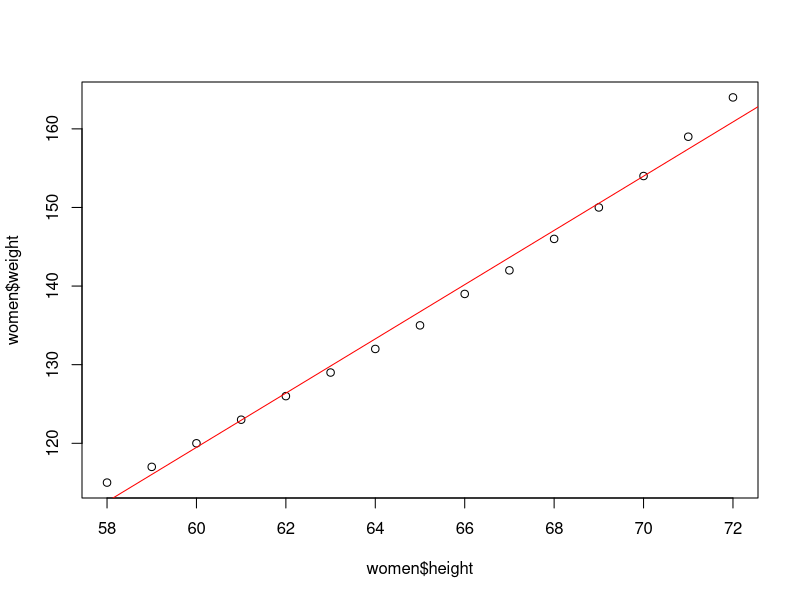
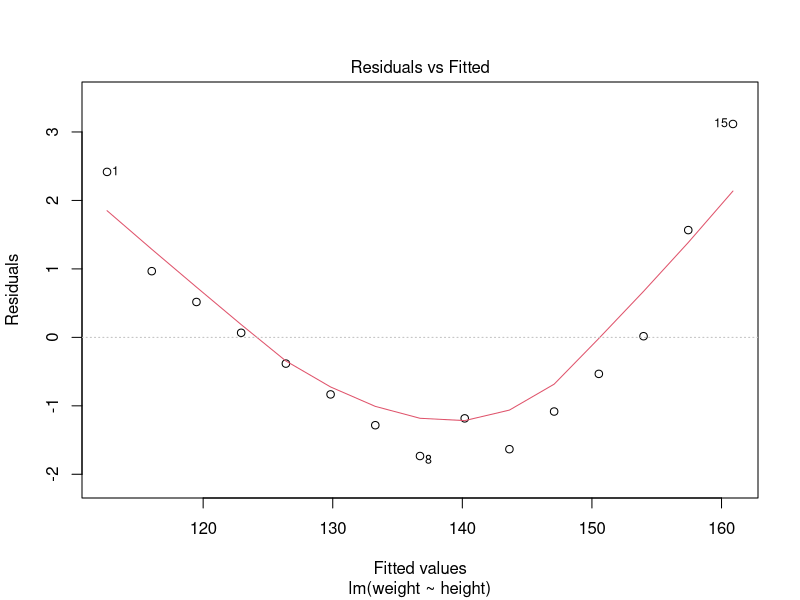
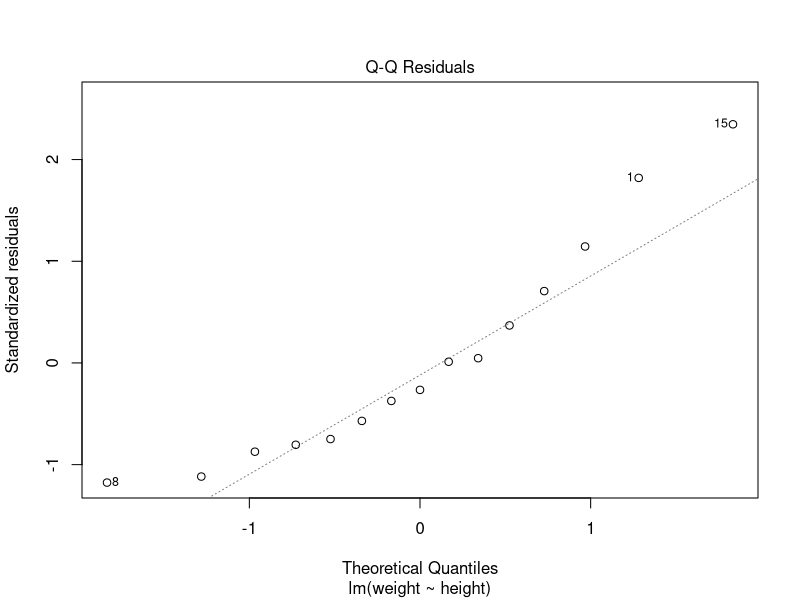
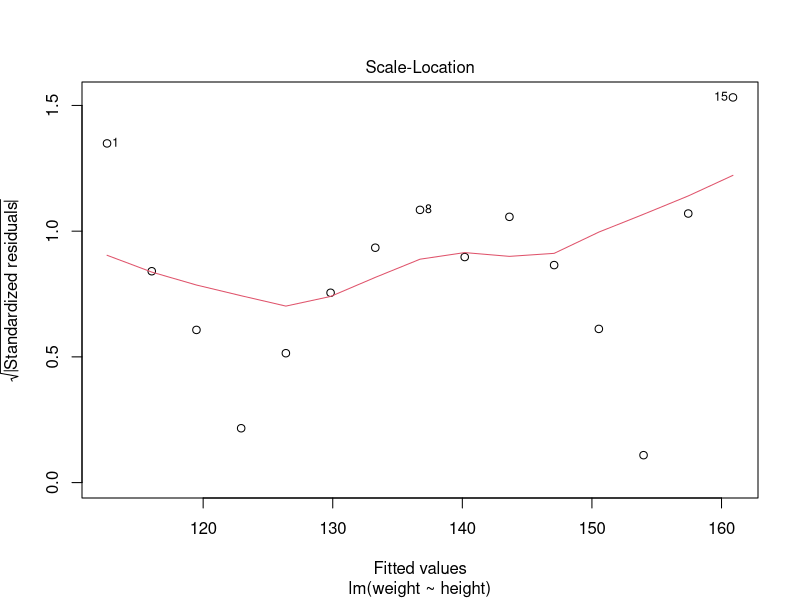
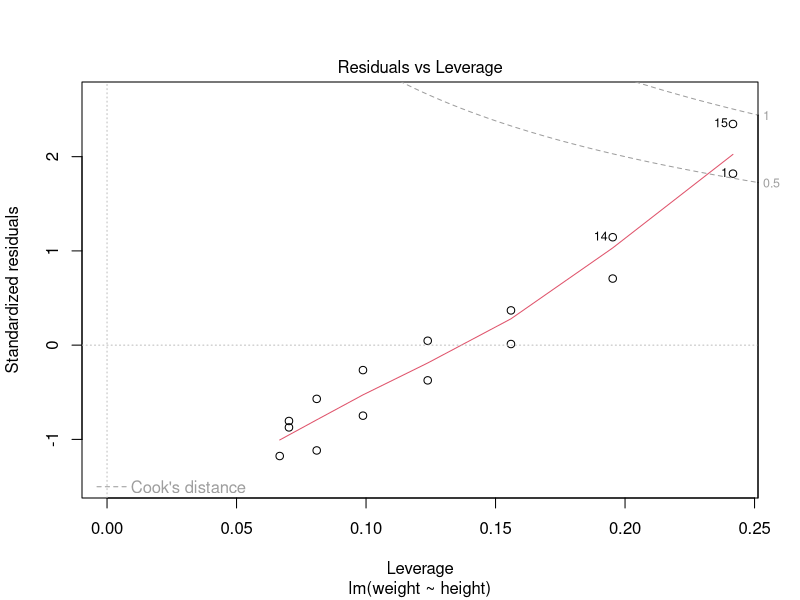

Reproduce these figures in R, in order.
# Regression

women
names(women)  #column name
str(women)

cov(women$height,women$weight)      #relationship between height and weight

plot(x=women$height,y=women$weight)

cor(women$height,women$weight)
abline(lm(weight ~ height ,data=women),col='red')

names(women)
fit1=lm(weight ~ height ,data=women)
summary(fit1)
range(women$height)
range(women$weight)

(new1=data.frame(height=c(65,66)))
new1
(p1=predict(fit1,newdata = new1))   #we are trying to predict  the weight with the nnew heights
cbind(new1,p1)

# to check for homocedascity

plot(fit1)



